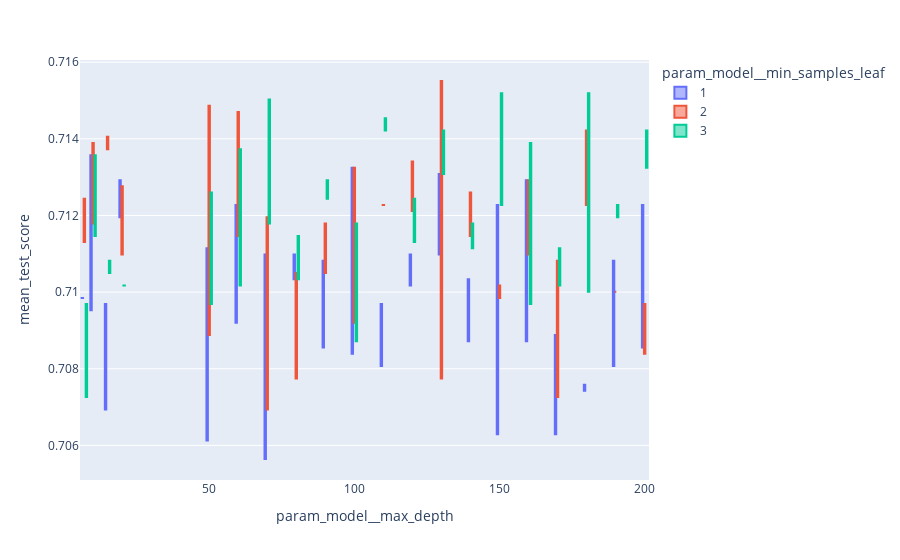

Source (notebook cell):
### Code cell
# Investigate Max Depth and Max Features
fig = px.box(results_df, x="param_model__max_depth", y="mean_test_score", color = "param_model__min_samples_leaf")
fig.show()

### Figure 1 — Plotly figure (JSON) as saved in the notebook; plotly's stock layout.template omitted (floating-point values rounded to 4 significant figures)
{"data": [{"alignmentgroup": "True", "hovertemplate": "param_model__min_samples_leaf=1<br>param_model__max_depth=%{x}<br>mean_test_score=%{y}<extra></extra>", "legendgroup": "1", "marker": {"color": "#636efa"}, "name": "1", "notched": false, "offsetgroup": "1", "orientation": "v", "showlegend": true, "type": "box", "x": [null, null, 7, 7, 10, 10, 15, 15, 20, 20, 50, 50, 60, 60, 70, 70, 80, 80, 90, 90, 100, 100, 110, 110, 120, 120, 130, 130, 140, 140, 150, 150, 160, 160, 170, 170, 180, 180, 190, 190, 200, 200], "x0": " ", "xaxis": "x", "y": [0.7134, 0.7082, 0.7098, 0.7098, 0.7136, 0.7095, 0.7069, 0.7097, 0.712, 0.7129, 0.7111, 0.7061, 0.7123, 0.7092, 0.711, 0.7056, 0.711, 0.7103, 0.7108, 0.7086, 0.7084, 0.7132, 0.7097, 0.7081, 0.7102, 0.711, 0.7131, 0.711, 0.7087, 0.7103, 0.7123, 0.7063, 0.7087, 0.7129, 0.7063, 0.7089, 0.7076, 0.7074, 0.7108, 0.7081, 0.7123, 0.7086], "y0": " ", "yaxis": "y"}, {"alignmentgroup": "True", "hovertemplate": "param_model__min_samples_leaf=2<br>param_model__max_depth=%{x}<br>mean_test_score=%{y}<extra></extra>", "legendgroup": "2", "marker": {"color": "#EF553B"}, "name": "2", "notched": false, "offsetgroup": "2", "orientation": "v", "showlegend": true, "type": "box", "x": [null, null, 7, 7, 10, 10, 15, 15, 20, 20, 50, 50, 60, 60, 70, 70, 80, 80, 90, 90, 100, 100, 110, 110, 120, 120, 130, 130, 140, 140, 150, 150, 160, 160, 170, 170, 180, 180, 190, 190, 200, 200], "x0": " ", "xaxis": "x", "y": [0.7065, 0.7074, 0.7113, 0.7124, 0.7139, 0.7118, 0.7137, 0.7141, 0.7128, 0.711, 0.7149, 0.7089, 0.7147, 0.7115, 0.7069, 0.712, 0.7077, 0.7105, 0.7105, 0.7118, 0.7092, 0.7132, 0.7123, 0.7123, 0.7121, 0.7134, 0.7077, 0.7155, 0.7115, 0.7126, 0.7098, 0.7102, 0.711, 0.7129, 0.7108, 0.7073, 0.7142, 0.7123, 0.71, 0.71, 0.7097, 0.7084], "y0": " ", "yaxis": "y"}, {"alignmentgroup": "True", "hovertemplate": "param_model__min_samples_leaf=3<br>param_model__max_depth=%{x}<br>mean_test_score=%{y}<extra></extra>", "legendgroup": "3", "marker": {"color": "#00cc96"}, "name": "3", "notched": false, "offsetgroup": "3", "orientation": "v", "showlegend": true, "type": "box", "x": [null, null, 7, 7, 10, 10, 15, 15, 20, 20, 50, 50, 60, 60, 70, 70, 80, 80, 90, 90, 100, 100, 110, 110, 120, 120, 130, 130, 140, 140, 150, 150, 160, 160, 170, 170, 180, 180, 190, 190, 200, 200], "x0": " ", "xaxis": "x", "y": [0.7113, 0.7115, 0.7073, 0.7097, 0.7136, 0.7115, 0.7108, 0.7105, 0.7102, 0.7102, 0.7097, 0.7126, 0.7102, 0.7137, 0.715, 0.7118, 0.7115, 0.7103, 0.7129, 0.7124, 0.7087, 0.7118, 0.7142, 0.7145, 0.7124, 0.7113, 0.7142, 0.7131, 0.7118, 0.7111, 0.7123, 0.7152, 0.7139, 0.7097, 0.7102, 0.7111, 0.7152, 0.71, 0.712, 0.7123, 0.7132, 0.7142], "y0": " ", "yaxis": "y"}], "layout": {"boxmode": "group", "legend": {"title": {"text": "param_model__min_samples_leaf"}, "tracegroupgap": 0}, "margin": {"t": 60}, "xaxis": {"anchor": "y", "domain": [0, 1], "title": {"text": "param_model__max_depth"}}, "yaxis": {"anchor": "x", "domain": [0, 1], "title": {"text": "mean_test_score"}}}}
